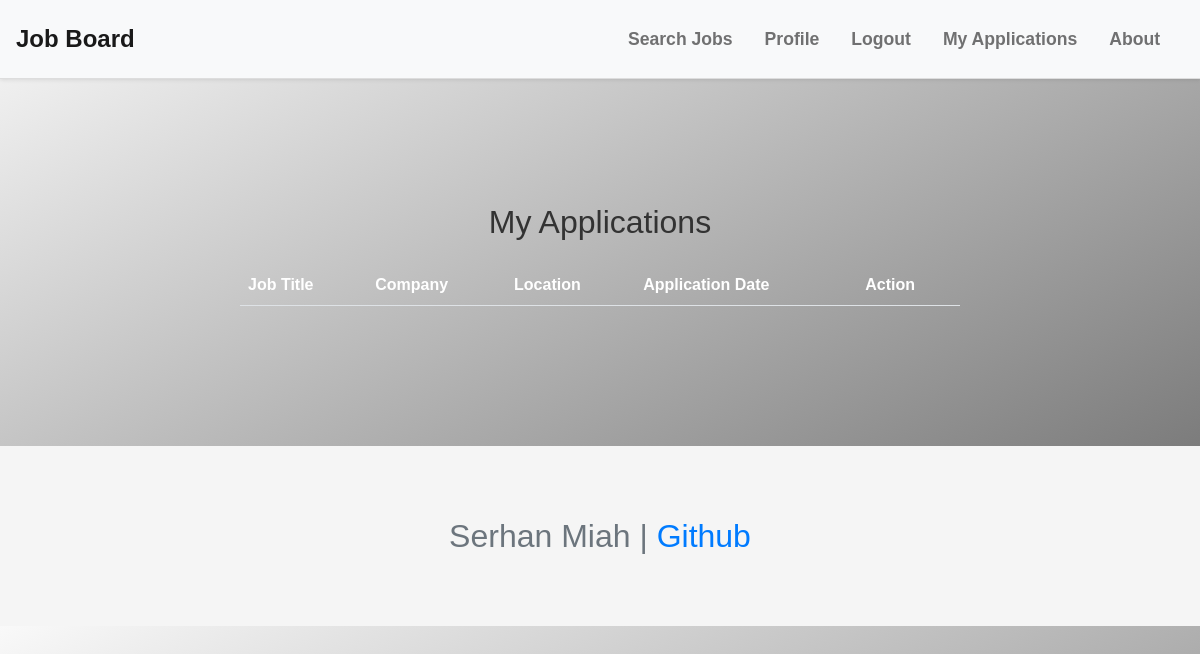
Page /my_applications (signed in) on the earlier database version.
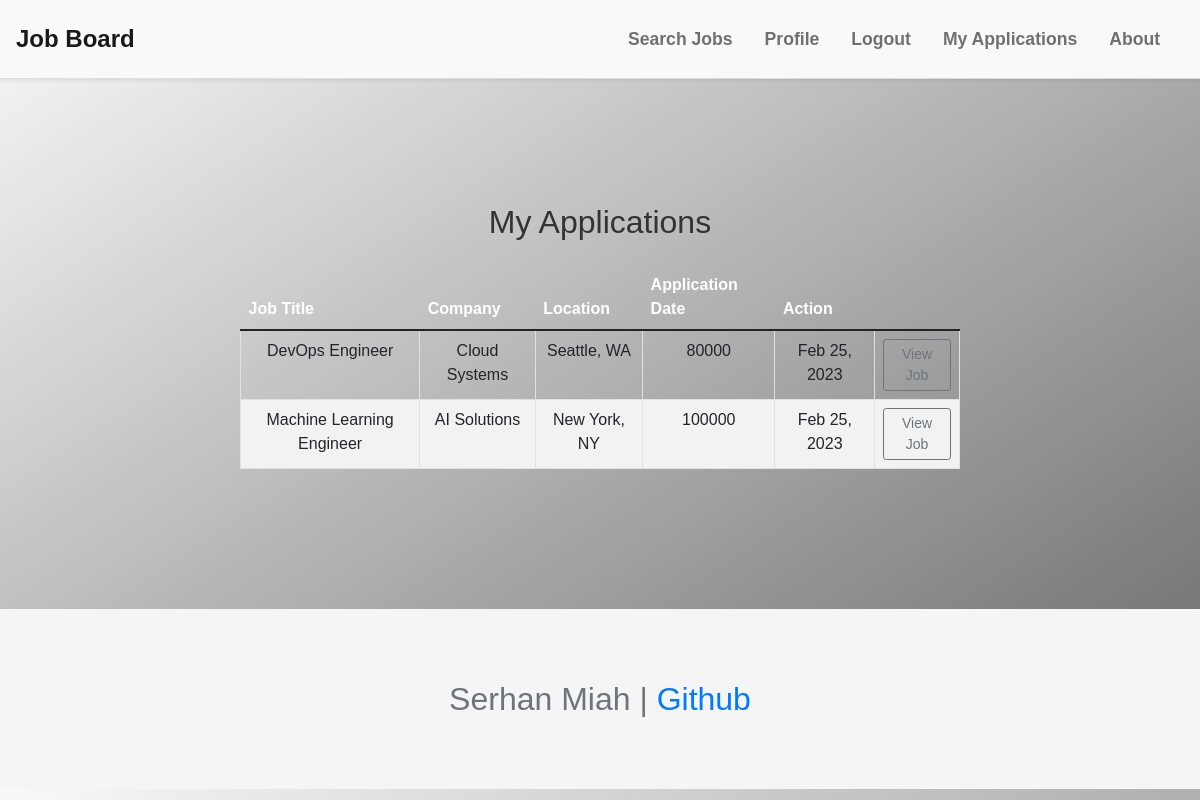
Same page on the later database version.
### project/models.py (models this page shows, shortened)
class Application(db.Model):
    id = db.Column(db.Integer, primary_key=True)
    name = db.Column(db.String(255), nullable=False)
    email = db.Column(db.String(255), nullable=False)
    phone = db.Column(db.String(255), nullable=False)
    resume = db.Column(db.String(255), nullable=False)
    date_applied = db.Column(db.DateTime, nullable=False, default=datetime.utcnow)
    job_id = db.Column(db.Integer, db.ForeignKey('job.id'), nullable=False)
    user_id = db.Column(db.Integer, db.ForeignKey('user.id'), nullable=False)
    user = db.relationship('User', backref='applications')

class Job(db.Model):
    id = db.Column(db.Integer, primary_key=True)
    title = db.Column(db.String(100), nullable=False)
    company = db.Column(db.String(100), nullable=False)
    description = db.Column(db.String(1000), nullable=False)
    location = db.Column(db.String(100), nullable=False)
    salary_min = db.Column(db.Integer)
    salary_max = db.Column(db.Integer)
    date_posted = db.Column(db.DateTime, nullable=False, default=datetime.utcnow)
    is_active = db.Column(db.Boolean, nullable=False, default=True)
    applicants = db.relationship('Application', backref='job', lazy=True)

### project/applicants/routes.py (the view)
@applicants_bp.route('/my_applications')
@login_required
def my_applications():
    applications = Application.query.filter_by(user_id=current_user.id).all()
    return render_template('my_applications.html', applications=applications)

### project/models.py (called while the page is built)
@login_manager.user_loader
def load_user(user_id):
    return User.query.get(int(user_id))

### project/templates/my_applications.html
{% extends "base.html" %}
{% block content %}
<div class="container">
  <h2 class="text-center mb-4">My Applications</h2>
  <table class="table table-hover">
    <thead>
      <tr>
        <th>Job Title</th>
        <th>Company</th>
        <th>Location</th>
        <th>Application Date</th>
        <th>Action</th>
      </tr>
    </thead>
    <tbody>
      {% for application in applications %}
      <tr>
        <td>{{ application.job.title }}</td>
        <td>{{ application.job.company }}</td>
        <td>{{ application.job.location }}</td>
        <td>{{ application.job.salary_min }}</td>
        <td>{{ application.date_applied.strftime('%b %d, %Y') }}</td>
        <td>
          <a href="{{ url_for('job_board.job_detail', job_id=application.job.id) }}" class="btn btn-sm btn-outline-secondary">View Job</a>
        </td>
      </tr>
      {% endfor %}
</tbody>
  </table>
</div>
{% endblock content %}

### project/templates/base.html (shortened to what this page needs)
<!DOCTYPE html>
<html>
  <head>
    <link rel="stylesheet" type="text/css" href="{{ url_for('static', filename='css/bootstrap.min.css') }}">
    <link rel="stylesheet" type="text/css" href="{{ url_for('static', filename='style.css') }}">
  </head>
  <body>
    <nav class="navbar navbar-expand-lg navbar-light bg-light">
      <a class="navbar-brand" href="{{ url_for('job_board.index') }}">Job Board</a>
      <div class="collapse navbar-collapse" id="navbarNav">
        <ul class="navbar-nav mr-auto">
          <li class="nav-item">
            <a class="nav-link" href="{{ url_for('job_board.search') }}">Search Jobs</a>
          </li>
          {% if current_user.is_authenticated %}
            <li class="nav-item">
              <a class="nav-link" href="{{ url_for('users.account') }}">Profile</a>
            </li>
            <li class="nav-item">
              <a class="nav-link" href="{{ url_for('users.logout') }}">Logout</a>
            </li>
            <li class="nav-item">
              <a class="nav-link" href="{{ url_for('applicants.my_applications') }}">My Applications</a>
            </li>
          {% endif %}
          <li class="nav-item">
            <a class="nav-link" href="{{ url_for('main.about') }}">About</a>
          </li>
        </ul>
      </div>
    </nav>
    <main class="container my-4">
      {% block content %}{% endblock %}
    </main>
    <footer class="footer mt-auto py-3">
      <div class="container text-center">
        <span class="text-muted">Serhan Miah | <a href="https://github.com/SerhanMiah" target="_blank">Github</a></span>
      </div>
    </footer>
  </body>
</html>

### project/static/style.css (style rules this page uses)
:root { --font-size-base: 25px; --line-height-base: 1.5; }
body { font-family: sans-serif; font-size: var(--font-size-base); line-height: var(--line-height-base); background: linear-gradient(to bottom right, #f9f9f9, #676767); color: #333; }
a { color: #007bff; text-decoration: none; }
.footer { font-size: xx-large; background-color: #f5f5f5; color: #333; }
.footer a { color: #007bff; }
.container { max-width: 800px; margin: 0 auto; padding: 50px 20px; text-align: center; }
table { border-collapse: collapse; width: 100%; font-size: 16px; }
th { background-color: #007bff; color: #fff; font-weight: bold; text-align: left; padding: 10px; }
th:first-child { border-radius: 10px 0 0 0; }
th:last-child { border-radius: 0 10px 0 0; }
td { border: 1px solid #dee2e6; padding: 10px; }
tr:nth-child(even) { background-color: #f2f2f2; }
.text-center { text-align: center; }
.navbar { background-color: #fff; border-bottom: 1px solid #ddd; box-shadow: 0 1px 4px rgba(0, 0, 0, 0.1); padding: 1rem; }
.navbar-brand { color: #333; font-size: 1.5rem; font-weight: bold; }
.navbar-nav { margin-left: auto; }
.nav-link { color: #333; font-size: 1.1rem; font-weight: bold; margin-right: 1rem; }

Differences in the rows shown:
added Application: job "DevOps Engineer", job.company "Cloud Systems", job.location "Seattle, WA", job.salary_min "80000", date_applied "Feb 25, 2023"
added Application: job "Machine Learning Engineer", job.company "AI Solutions", job.location "New York, NY", job.salary_min "100000", date_applied "Feb 25, 2023"
